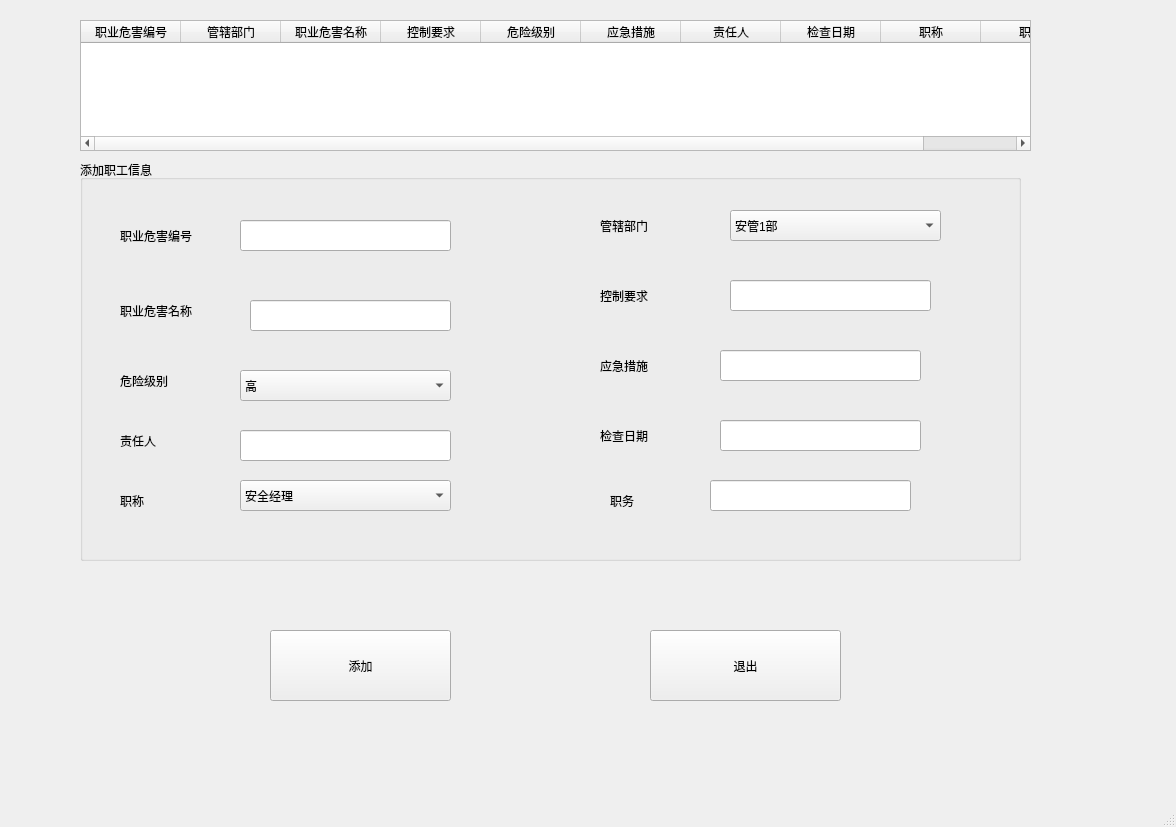
<?xml version="1.0" encoding="UTF-8"?>
<ui version="4.0">
 <class>MainWindow</class>
 <widget class="QMainWindow" name="MainWindow">
  <property name="geometry">
   <rect>
    <x>0</x>
    <y>0</y>
    <width>1176</width>
    <height>827</height>
   </rect>
  </property>
  <property name="windowTitle">
   <string>MainWindow</string>
  </property>
  <widget class="QWidget" name="centralwidget">
   <widget class="QTableWidget" name="tableWidget">
    <property name="geometry">
     <rect>
      <x>80</x>
      <y>20</y>
      <width>951</width>
      <height>131</height>
     </rect>
    </property>
    <column>
     <property name="text">
      <string>职业危害编号</string>
     </property>
     <property name="icon">
      <iconset>
       <normaloff>../期末作业参考2.0/期末作业参考2.0/图标/ARROW6A.ICO</normaloff>../期末作业参考2.0/期末作业参考2.0/图标/ARROW6A.ICO</iconset>
     </property>
    </column>
    <column>
     <property name="text">
      <string>管辖部门</string>
     </property>
    </column>
    <column>
     <property name="text">
      <string>职业危害名称</string>
     </property>
    </column>
    <column>
     <property name="text">
      <string>控制要求</string>
     </property>
    </column>
    <column>
     <property name="text">
      <string>危险级别</string>
     </property>
    </column>
    <column>
     <property name="text">
      <string>应急措施</string>
     </property>
    </column>
    <column>
     <property name="text">
      <string>责任人</string>
     </property>
    </column>
    <column>
     <property name="text">
      <string>检查日期</string>
     </property>
    </column>
    <column>
     <property name="text">
      <string>职称</string>
     </property>
    </column>
    <column>
     <property name="text">
      <string>职务</string>
     </property>
    </column>
   </widget>
   <widget class="QGroupBox" name="groupBox">
    <property name="geometry">
     <rect>
      <x>80</x>
      <y>160</y>
      <width>941</width>
      <height>401</height>
     </rect>
    </property>
    <property name="title">
     <string>添加职工信息</string>
    </property>
    <widget class="QLabel" name="label">
     <property name="geometry">
      <rect>
       <x>40</x>
       <y>60</y>
       <width>81</width>
       <height>31</height>
      </rect>
     </property>
     <property name="text">
      <string>职业危害编号</string>
     </property>
    </widget>
    <widget class="QLabel" name="label_2">
     <property name="geometry">
      <rect>
       <x>520</x>
       <y>50</y>
       <width>71</width>
       <height>31</height>
      </rect>
     </property>
     <property name="text">
      <string>管辖部门</string>
     </property>
    </widget>
    <widget class="QLabel" name="label_3">
     <property name="geometry">
      <rect>
       <x>40</x>
       <y>130</y>
       <width>81</width>
       <height>41</height>
      </rect>
     </property>
     <property name="text">
      <string>职业危害名称</string>
     </property>
    </widget>
    <widget class="QLabel" name="label_4">
     <property name="geometry">
      <rect>
       <x>520</x>
       <y>120</y>
       <width>71</width>
       <height>31</height>
      </rect>
     </property>
     <property name="text">
      <string>控制要求</string>
     </property>
    </widget>
    <widget class="QLabel" name="label_5">
     <property name="geometry">
      <rect>
       <x>40</x>
       <y>200</y>
       <width>81</width>
       <height>41</height>
      </rect>
     </property>
     <property name="text">
      <string>危险级别</string>
     </property>
    </widget>
    <widget class="QLabel" name="label_6">
     <property name="geometry">
      <rect>
       <x>520</x>
       <y>190</y>
       <width>81</width>
       <height>31</height>
      </rect>
     </property>
     <property name="text">
      <string>应急措施</string>
     </property>
    </widget>
    <widget class="QLabel" name="label_7">
     <property name="geometry">
      <rect>
       <x>40</x>
       <y>260</y>
       <width>91</width>
       <height>41</height>
      </rect>
     </property>
     <property name="text">
      <string>责任人</string>
     </property>
    </widget>
    <widget class="QLabel" name="label_8">
     <property name="geometry">
      <rect>
       <x>520</x>
       <y>260</y>
       <width>81</width>
       <height>31</height>
      </rect>
     </property>
     <property name="text">
      <string>检查日期</string>
     </property>
    </widget>
    <widget class="QLabel" name="label_9">
     <property name="geometry">
      <rect>
       <x>40</x>
       <y>330</y>
       <width>61</width>
       <height>21</height>
      </rect>
     </property>
     <property name="text">
      <string>职称</string>
     </property>
    </widget>
    <widget class="QLabel" name="label_10">
     <property name="geometry">
      <rect>
       <x>530</x>
       <y>320</y>
       <width>81</width>
       <height>41</height>
      </rect>
     </property>
     <property name="text">
      <string>职务</string>
     </property>
    </widget>
    <widget class="QLineEdit" name="lineEdit_id">
     <property name="geometry">
      <rect>
       <x>160</x>
       <y>60</y>
       <width>211</width>
       <height>31</height>
      </rect>
     </property>
    </widget>
    <widget class="QLineEdit" name="lineEdit_telephone">
     <property name="geometry">
      <rect>
       <x>160</x>
       <y>270</y>
       <width>211</width>
       <height>31</height>
      </rect>
     </property>
    </widget>
    <widget class="QLineEdit" name="lineEdit_bumen">
     <property name="geometry">
      <rect>
       <x>640</x>
       <y>260</y>
       <width>201</width>
       <height>31</height>
      </rect>
     </property>
    </widget>
    <widget class="QLineEdit" name="lineEdit_zhiwu">
     <property name="geometry">
      <rect>
       <x>630</x>
       <y>320</y>
       <width>201</width>
       <height>31</height>
      </rect>
     </property>
    </widget>
    <widget class="QLineEdit" name="lineEdit_address">
     <property name="geometry">
      <rect>
       <x>640</x>
       <y>190</y>
       <width>201</width>
       <height>31</height>
      </rect>
     </property>
    </widget>
    <widget class="QComboBox" name="comboBox_mianmao">
     <property name="geometry">
      <rect>
       <x>160</x>
       <y>210</y>
       <width>211</width>
       <height>31</height>
      </rect>
     </property>
     <item>
      <property name="text">
       <string>高</string>
      </property>
     </item>
     <item>
      <property name="text">
       <string>中</string>
      </property>
     </item>
     <item>
      <property name="text">
       <string>低</string>
      </property>
     </item>
    </widget>
    <widget class="QLineEdit" name="lineEdit_address_2">
     <property name="geometry">
      <rect>
       <x>170</x>
       <y>140</y>
       <width>201</width>
       <height>31</height>
      </rect>
     </property>
    </widget>
    <widget class="QComboBox" name="comboBox_mianmao_2">
     <property name="geometry">
      <rect>
       <x>650</x>
       <y>50</y>
       <width>211</width>
       <height>31</height>
      </rect>
     </property>
     <item>
      <property name="text">
       <string>安管1部</string>
      </property>
     </item>
     <item>
      <property name="text">
       <string>安管2部</string>
      </property>
     </item>
     <item>
      <property name="text">
       <string>安管3部</string>
      </property>
     </item>
    </widget>
    <widget class="QLineEdit" name="lineEdit_address_3">
     <property name="geometry">
      <rect>
       <x>650</x>
       <y>120</y>
       <width>201</width>
       <height>31</height>
      </rect>
     </property>
    </widget>
    <widget class="QComboBox" name="comboBox_mianmao_3">
     <property name="geometry">
      <rect>
       <x>160</x>
       <y>320</y>
       <width>211</width>
       <height>31</height>
      </rect>
     </property>
     <item>
      <property name="text">
       <string>安全经理</string>
      </property>
     </item>
     <item>
      <property name="text">
       <string>安全员</string>
      </property>
     </item>
    </widget>
   </widget>
   <widget class="QPushButton" name="pushButton_add">
    <property name="geometry">
     <rect>
      <x>270</x>
      <y>630</y>
      <width>181</width>
      <height>71</height>
     </rect>
    </property>
    <property name="text">
     <string>添加</string>
    </property>
    <property name="icon">
     <iconset>
      <normaloff>../../期末作业参考2.0/期末作业参考2.0/图标/new.ico</normaloff>../../期末作业参考2.0/期末作业参考2.0/图标/new.ico</iconset>
    </property>
   </widget>
   <widget class="QPushButton" name="pushButton_exit">
    <property name="geometry">
     <rect>
      <x>650</x>
      <y>630</y>
      <width>191</width>
      <height>71</height>
     </rect>
    </property>
    <property name="text">
     <string>退出</string>
    </property>
    <property name="icon">
     <iconset>
      <normaloff>../../期末作业参考2.0/期末作业参考2.0/图标/exit.ico</normaloff>../../期末作业参考2.0/期末作业参考2.0/图标/exit.ico</iconset>
    </property>
   </widget>
  </widget>
  <widget class="QMenuBar" name="menubar">
   <property name="geometry">
    <rect>
     <x>0</x>
     <y>0</y>
     <width>1176</width>
     <height>23</height>
    </rect>
   </property>
  </widget>
  <widget class="QStatusBar" name="statusbar"/>
 </widget>
 <resources/>
 <connections/>
</ui>
